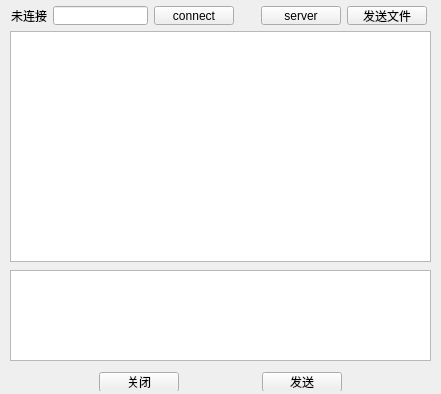
<?xml version="1.0" encoding="UTF-8"?>
<ui version="4.0">
 <class>myWidget</class>
 <widget class="QWidget" name="myWidget">
  <property name="geometry">
   <rect>
    <x>0</x>
    <y>0</y>
    <width>441</width>
    <height>394</height>
   </rect>
  </property>
  <property name="sizePolicy">
   <sizepolicy hsizetype="Fixed" vsizetype="Fixed">
    <horstretch>0</horstretch>
    <verstretch>0</verstretch>
   </sizepolicy>
  </property>
  <property name="windowTitle">
   <string>myWidget</string>
  </property>
  <widget class="QTextEdit" name="outputEdit">
   <property name="geometry">
    <rect>
     <x>10</x>
     <y>31</y>
     <width>421</width>
     <height>231</height>
    </rect>
   </property>
   <property name="sizePolicy">
    <sizepolicy hsizetype="Expanding" vsizetype="MinimumExpanding">
     <horstretch>0</horstretch>
     <verstretch>0</verstretch>
    </sizepolicy>
   </property>
   <property name="minimumSize">
    <size>
     <width>0</width>
     <height>0</height>
    </size>
   </property>
   <property name="maximumSize">
    <size>
     <width>16777215</width>
     <height>16777215</height>
    </size>
   </property>
  </widget>
  <widget class="QFrame" name="horizontalFrame_2">
   <property name="geometry">
    <rect>
     <x>10</x>
     <y>361</y>
     <width>421</width>
     <height>30</height>
    </rect>
   </property>
   <property name="maximumSize">
    <size>
     <width>16777215</width>
     <height>40</height>
    </size>
   </property>
   <layout class="QHBoxLayout" name="horizontalLayout">
    <item>
     <spacer name="horizontalSpacer_3">
      <property name="orientation">
       <enum>Qt::Horizontal</enum>
      </property>
      <property name="sizeHint" stdset="0">
       <size>
        <width>40</width>
        <height>20</height>
       </size>
      </property>
     </spacer>
    </item>
    <item>
     <widget class="QPushButton" name="closeButton">
      <property name="enabled">
       <bool>true</bool>
      </property>
      <property name="sizePolicy">
       <sizepolicy hsizetype="Minimum" vsizetype="Fixed">
        <horstretch>0</horstretch>
        <verstretch>0</verstretch>
       </sizepolicy>
      </property>
      <property name="minimumSize">
       <size>
        <width>0</width>
        <height>20</height>
       </size>
      </property>
      <property name="text">
       <string>关闭</string>
      </property>
     </widget>
    </item>
    <item>
     <spacer name="horizontalSpacer_4">
      <property name="orientation">
       <enum>Qt::Horizontal</enum>
      </property>
      <property name="sizeHint" stdset="0">
       <size>
        <width>40</width>
        <height>20</height>
       </size>
      </property>
     </spacer>
    </item>
    <item>
     <widget class="QPushButton" name="sendmsgbutton">
      <property name="sizePolicy">
       <sizepolicy hsizetype="Minimum" vsizetype="Fixed">
        <horstretch>0</horstretch>
        <verstretch>0</verstretch>
       </sizepolicy>
      </property>
      <property name="minimumSize">
       <size>
        <width>0</width>
        <height>20</height>
       </size>
      </property>
      <property name="text">
       <string>发送</string>
      </property>
     </widget>
    </item>
    <item>
     <spacer name="horizontalSpacer_2">
      <property name="orientation">
       <enum>Qt::Horizontal</enum>
      </property>
      <property name="sizeHint" stdset="0">
       <size>
        <width>40</width>
        <height>20</height>
       </size>
      </property>
     </spacer>
    </item>
   </layout>
  </widget>
  <widget class="QTextEdit" name="inputEdit">
   <property name="geometry">
    <rect>
     <x>10</x>
     <y>270</y>
     <width>421</width>
     <height>91</height>
    </rect>
   </property>
   <property name="sizePolicy">
    <sizepolicy hsizetype="Expanding" vsizetype="MinimumExpanding">
     <horstretch>0</horstretch>
     <verstretch>0</verstretch>
    </sizepolicy>
   </property>
   <property name="minimumSize">
    <size>
     <width>0</width>
     <height>0</height>
    </size>
   </property>
   <property name="maximumSize">
    <size>
     <width>16777215</width>
     <height>16777215</height>
    </size>
   </property>
  </widget>
  <widget class="QFrame" name="horizontalFrame">
   <property name="geometry">
    <rect>
     <x>0</x>
     <y>-5</y>
     <width>438</width>
     <height>41</height>
    </rect>
   </property>
   <property name="maximumSize">
    <size>
     <width>16777215</width>
     <height>16777215</height>
    </size>
   </property>
   <layout class="QHBoxLayout" name="horizontalLayout_2">
    <item>
     <widget class="QLabel" name="statetext">
      <property name="minimumSize">
       <size>
        <width>0</width>
        <height>10</height>
       </size>
      </property>
      <property name="text">
       <string>未连接</string>
      </property>
     </widget>
    </item>
    <item>
     <widget class="QLineEdit" name="iplineedit">
      <property name="sizePolicy">
       <sizepolicy hsizetype="Expanding" vsizetype="Fixed">
        <horstretch>0</horstretch>
        <verstretch>0</verstretch>
       </sizepolicy>
      </property>
      <property name="minimumSize">
       <size>
        <width>0</width>
        <height>10</height>
       </size>
      </property>
     </widget>
    </item>
    <item>
     <widget class="QPushButton" name="connectip">
      <property name="minimumSize">
       <size>
        <width>0</width>
        <height>10</height>
       </size>
      </property>
      <property name="text">
       <string>connect</string>
      </property>
     </widget>
    </item>
    <item>
     <spacer name="horizontalSpacer">
      <property name="orientation">
       <enum>Qt::Horizontal</enum>
      </property>
      <property name="sizeType">
       <enum>QSizePolicy::Preferred</enum>
      </property>
      <property name="sizeHint" stdset="0">
       <size>
        <width>33</width>
        <height>10</height>
       </size>
      </property>
     </spacer>
    </item>
    <item>
     <widget class="QPushButton" name="serverbutton">
      <property name="text">
       <string>server</string>
      </property>
     </widget>
    </item>
    <item>
     <widget class="QPushButton" name="sendfile">
      <property name="minimumSize">
       <size>
        <width>0</width>
        <height>10</height>
       </size>
      </property>
      <property name="text">
       <string>发送文件</string>
      </property>
     </widget>
    </item>
   </layout>
  </widget>
 </widget>
 <layoutdefault spacing="6" margin="11"/>
 <resources/>
 <connections/>
</ui>
